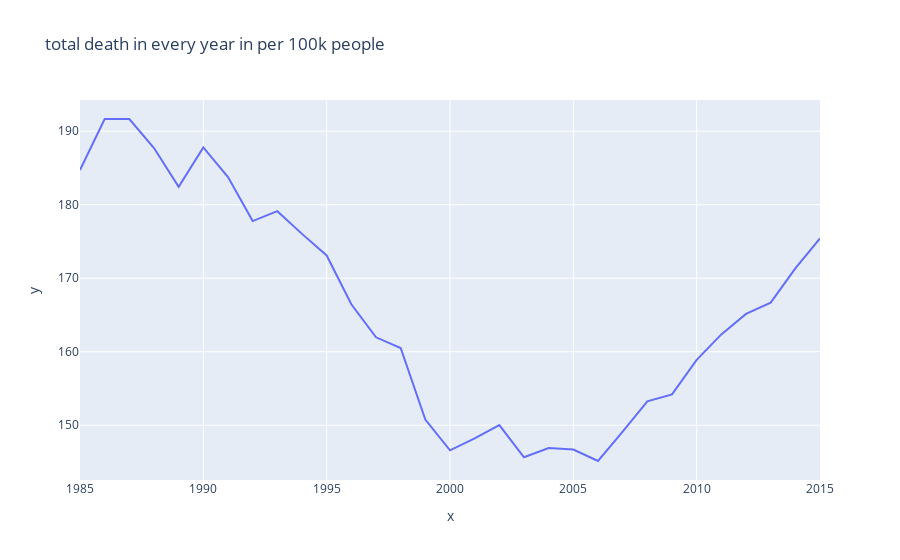

Here is the notebook cell this chart was saved with:
### Code cell
usa_year_sudicidePer100Popu = usa.groupby(['year'])['suicides/100k pop'].sum()
fig = px.line(x=usa_year_sudicidePer100Popu.index, y=usa_year_sudicidePer100Popu.values, title='total death in every year in per 100k people')
fig.show()

### Figure 1 — Plotly figure (JSON) as saved in the notebook; plotly's stock layout.template omitted (floating-point values rounded to 4 significant figures)
{"data": [{"hovertemplate": "x=%{x}<br>y=%{y}<extra></extra>", "legendgroup": "", "line": {"color": "#636efa", "dash": "solid"}, "mode": "lines", "name": "", "showlegend": false, "type": "scatter", "x": [1985, 1986, 1987, 1988, 1989, 1990, 1991, 1992, 1993, 1994, 1995, 1996, 1997, 1998, 1999, 2000, 2001, 2002, 2003, 2004, 2005, 2006, 2007, 2008, 2009, 2010, 2011, 2012, 2013, 2014, 2015], "xaxis": "x", "y": [184.7, 191.7, 191.7, 187.7, 182.4, 187.8, 183.8, 177.8, 179.1, 176.0, 173.1, 166.4, 162.0, 160.5, 150.8, 146.6, 148.2, 150.0, 145.6, 146.9, 146.7, 145.1, 149.1, 153.2, 154.2, 158.9, 162.4, 165.1, 166.7, 171.3, 175.4], "yaxis": "y"}], "layout": {"legend": {"tracegroupgap": 0}, "title": {"text": "total death in every year in per 100k people"}, "xaxis": {"anchor": "y", "domain": [0, 1], "title": {"text": "x"}}, "yaxis": {"anchor": "x", "domain": [0, 1], "title": {"text": "y"}}}}
